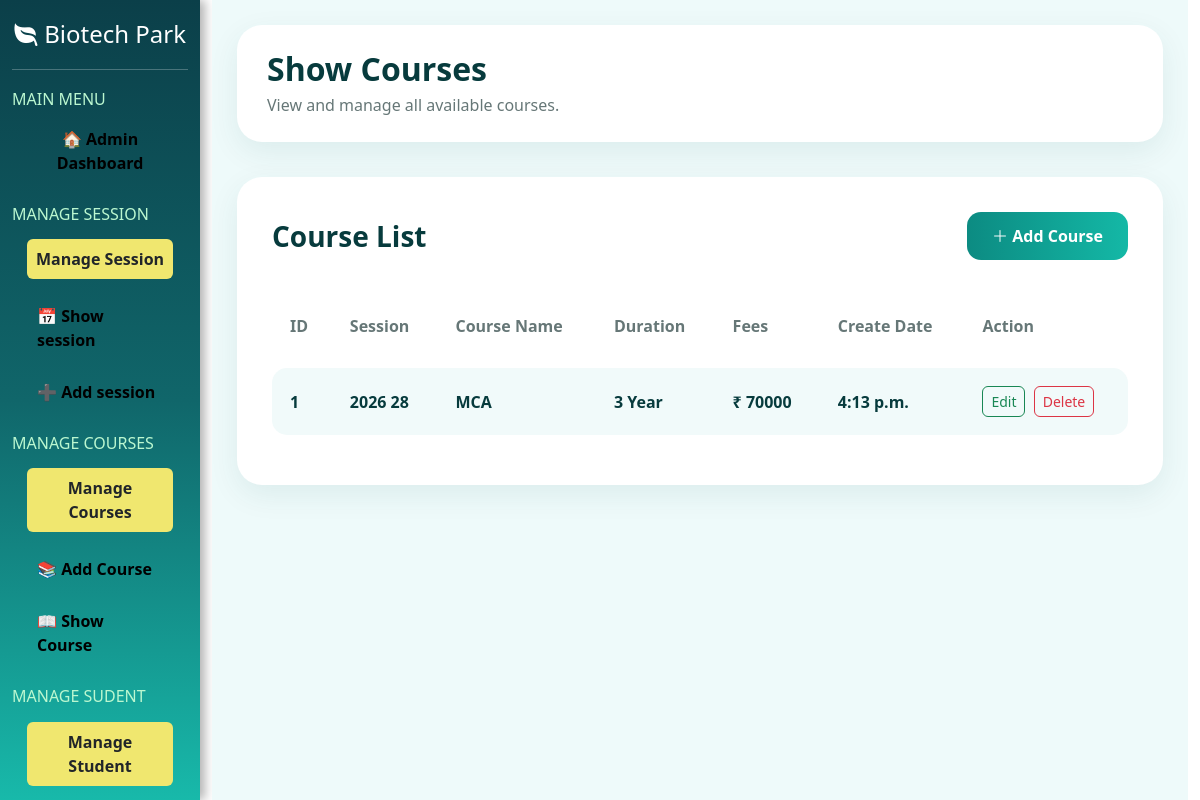
Before: /showcourse/ with the older database file.
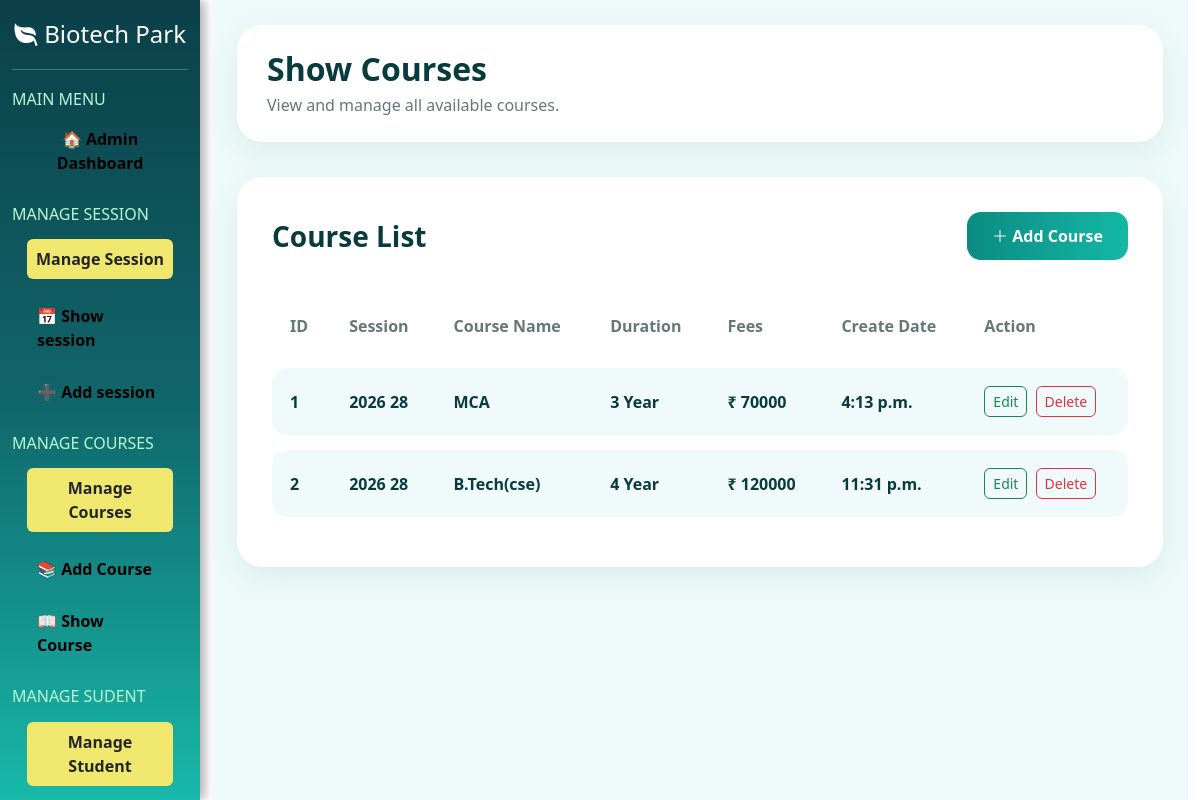
After: the same page with the newer database file.
### myapp/models.py (models this page shows)
class tbl_course(models.Model):
    id=models.IntegerField(primary_key=True,auto_created=True)
    session_name=models.CharField(max_length=20)
    course_name=models.CharField(max_length=200)
    duration=models.CharField(max_length=20)
    fees=models.IntegerField()
    create_at=models.TimeField()

### myapp/views.py (the view)
# urls.py: path('showcourse/',showcourse,name='showcourse'),
def showcourse(request):
    ab=tbl_course.objects.all()
    return render(request, 'admin/showcourse.html', {'ab':ab})

### myapp/templates/admin/showcourse.html (shortened to what this page needs)
{% extends 'admin/adminlayout.html' %}
{% block admin %}
<div class="course-page">
    <div class="page-header">
        <h2>Show Courses</h2>
        <p>View and manage all available courses.</p>
    </div>
    <div class="course-card">
        <div class="d-flex justify-content-between align-items-center mb-4">
            <h3 class="course-title">
                Course List
            </h3>
            <a href="{% url 'addcourse' %}" class="add-course-btn">
                <i class="bi bi-plus-lg"></i>
                Add Course
            </a>
        </div>
        <div class="table-responsive">
            <table class="table custom-table">
                <thead>
                    <tr>
                        <th>ID</th>
                        <th>Session</th>
                        <th>Course Name</th>
                        <th>Duration</th>
                        <th>Fees</th>
                        <th>Create Date</th>
                        <th>Action</th>
                    </tr>
                </thead>
                <tbody>
                    {% for i in ab %}
                    <tr>
                        <td>{{ i.id }}</td>
                        <td>{{ i.session_name }}</td>
                        <td>{{ i.course_name }}</td>
                        <td>{{ i.duration }}</td>
                        <td>
                            ₹ {{ i.fees }}
                        </td>
                        <td>{{ i.create_at }}</td>
                        <td>
                            <a href="{% url 'editcourse' i.id %}"
                               class="btn btn-outline-success btn-sm edit-btn me-1">
                                Edit
                            </a>
                            <a href="{% url 'deletecourse' i.id %}"
                               class="btn btn-outline-danger btn-sm delete-btn">
                                Delete
                            </a>
                        </td>
                    </tr>
                    {% empty %}
                    <tr>
                        <td colspan="7" class="text-center">
                            No Courses Found
                        </td>
                    </tr>
                    {% endfor %}
                </tbody>
            </table>
        </div>
    </div>
</div>
{% endblock %}

Changed rows visible on the page:
added tbl_course: id "2", session_name "2026 28", course_name "B.Tech(cse)", duration "4 Year", fees "120000", create_at "11:31 p.m."
